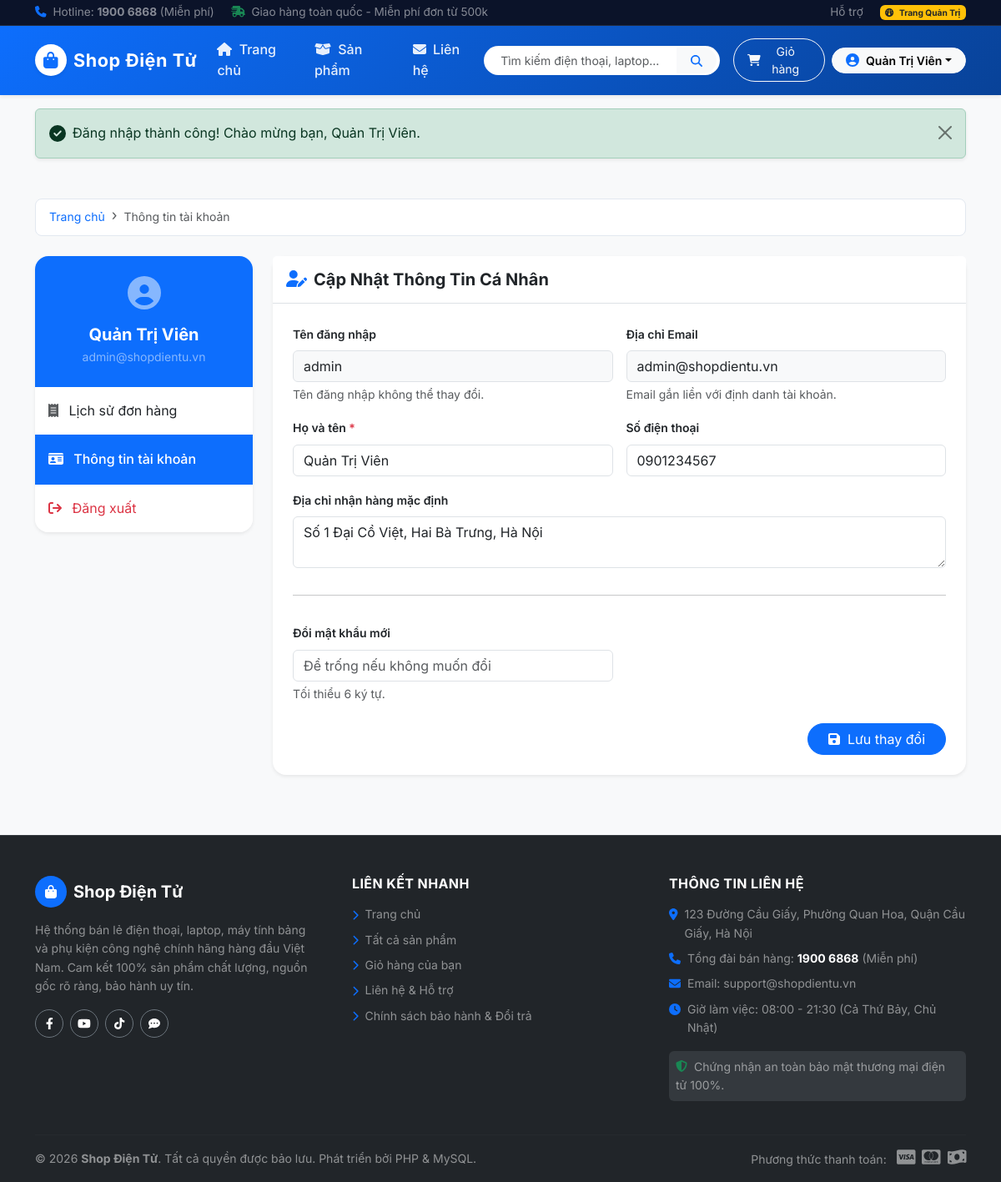
The app's page /profile.php (signed in) with its own data.
### tables this page shows
CREATE TABLE `users` (
    `id` INT AUTO_INCREMENT PRIMARY KEY,
    `username` VARCHAR(50) NOT NULL UNIQUE,
    `password` VARCHAR(255) NOT NULL,
    `fullname` VARCHAR(100) NOT NULL,
    `email` VARCHAR(100) NOT NULL UNIQUE,
    `phone` VARCHAR(20) DEFAULT NULL,
    `address` VARCHAR(255) DEFAULT NULL,
    `role` ENUM('admin', 'customer') NOT NULL DEFAULT 'customer',
    `created_at` TIMESTAMP DEFAULT CURRENT_TIMESTAMP,
    INDEX `idx_users_role` (`role`),
    INDEX `idx_users_email` (`email`)
);

### profile.php (the view, shortened to what this page needs)
<?php
require_once __DIR__ . '/config/database.php';
require_once __DIR__ . '/includes/functions.php';
$user = getCurrentUser($conn);
include __DIR__ . '/includes/header.php';
?>
<div class="container py-4">
    <nav aria-label="breadcrumb">
        <ol class="breadcrumb mb-4">
            <li class="breadcrumb-item"><a href="<?php echo $baseUrl; ?>">Trang chủ</a></li>
            <li class="breadcrumb-item active" aria-current="page">Thông tin tài khoản</li>
        </ol>
    </nav>
    <div class="row">
        <div class="col-lg-3 mb-4">
            <div class="card border-0 shadow-sm rounded-4 overflow-hidden">
                <div class="card-body p-4 text-center bg-primary text-white">
                    <div class="mb-3">
                        <i class="fa-solid fa-circle-user fs-1 text-white-50"></i>
                    </div>
                    <h5 class="fw-bold mb-1"><?php echo htmlspecialchars($user['fullname']); ?></h5>
                    <p class="small text-white-50 mb-0"><?php echo htmlspecialchars($user['email']); ?></p>
                </div>
                <div class="list-group list-group-flush">
                    <a href="<?php echo $baseUrl; ?>orders.php" class="list-group-item list-group-item-action py-3">
                        <i class="fa-solid fa-receipt me-2 text-muted"></i> Lịch sử đơn hàng
                    </a>
                    <a href="<?php echo $baseUrl; ?>profile.php" class="list-group-item list-group-item-action active fw-medium py-3">
                        <i class="fa-solid fa-id-card me-2"></i> Thông tin tài khoản
                    </a>
                    <a href="<?php echo $baseUrl; ?>logout.php" class="list-group-item list-group-item-action text-danger py-3">
                        <i class="fa-solid fa-arrow-right-from-bracket me-2"></i> Đăng xuất
                    </a>
                </div>
            </div>
        </div>
        <div class="col-lg-9">
            <div class="card border-0 shadow-sm rounded-4">
                <div class="card-header bg-white py-3 border-bottom">
                    <h5 class="mb-0 fw-bold text-dark">
                        <i class="fa-solid fa-user-pen text-primary me-2"></i>Cập Nhật Thông Tin Cá Nhân
                    </h5>
                </div>
                <div class="card-body p-4">
                    <form action="<?php echo $baseUrl; ?>profile.php" method="POST">
                        <div class="row g-3">
                            <div class="col-md-6">
                                <label class="form-label small fw-semibold">Tên đăng nhập</label>
                                <input type="text" class="form-control bg-light" value="<?php echo htmlspecialchars($user['username']); ?>" disabled>
                                <div class="form-text">Tên đăng nhập không thể thay đổi.</div>
                            </div>
                            <div class="col-md-6">
                                <label class="form-label small fw-semibold">Địa chỉ Email</label>
                                <input type="email" class="form-control bg-light" value="<?php echo htmlspecialchars($user['email']); ?>" disabled>
                                <div class="form-text">Email gắn liền với định danh tài khoản.</div>
                            </div>
                            <div class="col-md-6">
                                <label class="form-label small fw-semibold">Họ và tên <span class="text-danger">*</span></label>
                                <input type="text" name="fullname" class="form-control" value="<?php echo htmlspecialchars($user['fullname']); ?>" required>
                            </div>
                            <div class="col-md-6">
                                <label class="form-label small fw-semibold">Số điện thoại</label>
                                <input type="tel" name="phone" class="form-control" value="<?php echo htmlspecialchars($user['phone'] ?? ''); ?>" placeholder="0912345678">
                            </div>
                            <div class="col-12">
                                <label class="form-label small fw-semibold">Địa chỉ nhận hàng mặc định</label>
                                <textarea name="address" class="form-control" rows="2" placeholder="Số nhà, tên đường, phường/xã, quận/huyện..."><?php echo htmlspecialchars($user['address'] ?? ''); ?></textarea>
                            </div>
                            <div class="col-12"><hr class="my-3"></div>
                            <div class="col-md-6">
                                <label class="form-label small fw-semibold">Đổi mật khẩu mới</label>
                                <input type="password" name="new_password" class="form-control" placeholder="Để trống nếu không muốn đổi">
                                <div class="form-text">Tối thiểu 6 ký tự.</div>
                            </div>
                            <div class="col-12 mt-4 text-end">
                                <button type="submit" class="btn btn-primary px-4 rounded-pill">
                                    <i class="fa-solid fa-floppy-disk me-1"></i> Lưu thay đổi
                                </button>
                            </div>
                        </div>
                    </form>
                </div>
            </div>
        </div>
    </div>
</div>
<?php
include __DIR__ . '/includes/footer.php';
?>

### style.css (style rules this page uses)
:root { --primary-color: #0d6efd; --primary-hover: #0b5ed7; --primary-soft: #e8f2ff; --secondary-color: #0f172a; --accent-color: #f59e0b; --accent-hover: #d97706; --success-color: #10b981; --danger-color: #ef4444; --warning-color: #f59e0b; --info-color: #06b6d4; --dark-color: #1e293b; --body-bg: #f8fafc; --card-bg: #ffffff; --border-color: #e2e8f0; --text-main: #1e293b; --text-muted: #64748b; --font-sans: 'Inter', -apple-system, BlinkMacSystemFont, "Segoe UI", Roboto, "Helvetica Neue", Arial, sans-serif; --shadow-sm: 0 1px 3px rgba(0, 0, 0, 0.05), 0 1px 2px rgba(0, 0, 0, 0.03); --shadow-md: 0 4px 6px -1px rgba(0, 0, 0, 0.07), 0 2px 4px -2px rgba(0, 0, 0, 0.05); --shadow-lg: 0 10px 15px -3px rgba(0, 0, 0, 0.08), 0 4px 6px -4px rgba(0, 0, 0, 0.04); --shadow-xl: 0 20px 25px -5px rgba(0, 0, 0, 0.09), 0 8px 10px -6px rgba(0, 0, 0, 0.04); --radius-sm: 0.375rem; --radius-md: 0.5rem; --radius-lg: 0.75rem; --radius-xl: 1rem; --transition: all 0.25s ease-in-out; }
body { font-family: var(--font-sans); color: var(--text-main); background-color: var(--body-bg); line-height: 1.6; -webkit-font-smoothing: antialiased; }
a { color: var(--primary-color); text-decoration: none; transition: var(--transition); }
.breadcrumb { font-size: 0.875rem; margin-bottom: 1.5rem; background-color: #ffffff; padding: 0.65rem 1rem; border-radius: var(--radius-md); border: 1px solid var(--border-color); }
.breadcrumb-item + .breadcrumb-item::before { content: "›"; font-size: 1.1rem; line-height: 1; vertical-align: middle; }

### records on screen
users: fullname "Quản Trị Viên", email "admin@shopdientu.vn", username "admin", phone "0901234567", address "Số 1 Đại Cồ Việt, Hai Bà Trưng, Hà Nội"

### other values on screen
$_SESSION['fullname'] "Quản Trị Viên"
$cleanMessage "Đăng nhập thành công! Chào mừng bạn, Quản Trị Viên."
